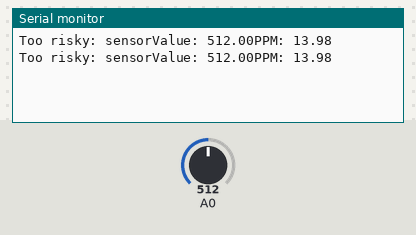
Recording of a sketch running on a simulated Arduino Uno, built with avr-gcc and run on an emulated ATmega328P. Parts: the last lines printed to the serial monitor. Inputs (shaded band) come from the test bench; at power-on: A0 = 512.

Above: at 1.8 s.
1.9 s: A0 set to 53
At 2.6 s:
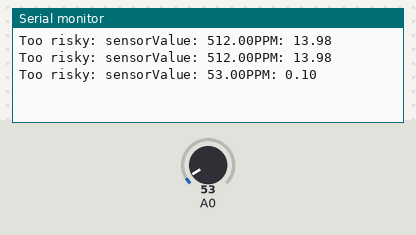
3.4 s: A0 set to 45
At 4.8 s:
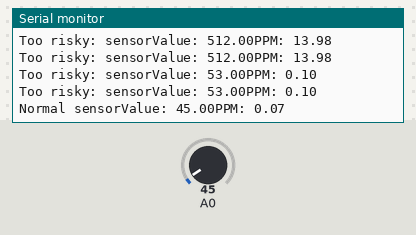

Measured:
- the behaviour switches between 51 and 50 on A0 (found by bisection; images 1 and 2)
- after the input at 1.9 s, the serial monitor: prints a new line after 0.10 s (image 1)
- after the input at 3.4 s, the serial monitor: prints a new line after 0.61 s (image 2)

The sketch:

air_quality.ino
```cpp
float RS_gas = 0;
float ratio = 0;
float sensorValue = 0;
float sensor_volt = 0;
float R0 = 7200.0;

void setup() {
 Serial.begin(9600);
}

void loop() {
   sensorValue = analogRead(A0);
   if(sensorValue>50){
    Serial.print("Too risky: ");
   }
   else{
    Serial.print("Normal ");
   }
   Serial.print("sensorValue: ");
   Serial.print(sensorValue);
   sensor_volt = sensorValue/1024*5.0;
   RS_gas = (5.0-sensor_volt)/sensor_volt;
   ratio = RS_gas/R0; //Replace R0 with the value found using the sketch above
   float x = 1538.46 * ratio;
   float ppm = pow(x,-1.709);
   Serial.print("PPM: ");
   Serial.println(ppm);

   delay(1000);
}
```
